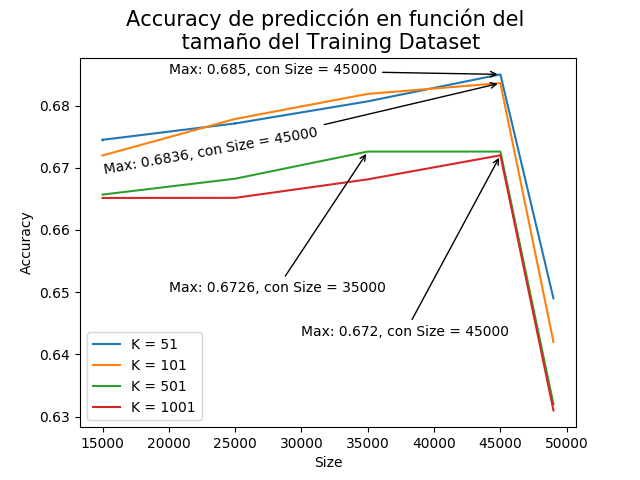

Write Python code to recreate this figure.
import csv
import sys
import matplotlib.pyplot as plt
import os
import numpy as np

get_real_label = {}
with open('../../datos/imdb_dataset.csv', 'r') as csvfile:
  spamreader = csv.DictReader(csvfile, delimiter=',')
  for row in spamreader:
    get_real_label[row['index']] = row['label']


def get_accuracy(path):
  with open(path, 'r') as csvfile:
    spamreader = csv.DictReader(csvfile, delimiter=',')

    tp = tn = ammount = 0.0
    for row in spamreader:
      label = get_real_label[row['id']]
      ammount+=1

      if (row['label'] == 'pos') and (label == 'pos'):
        tp+=1

      if (row['label'] == 'neg') and (label == 'neg'):
        tn+=1

    return (tp + tn) / ammount


path = '../../ejecucion/outputs/con_pca/train_size/classif/'
results = []
for filename in os.listdir(path):
  k = int(filename[0:-4][9:].split('_size')[0])
  size = int(filename[0:-4][9:].split('_size')[1].split('_')[0])
  accuracy = get_accuracy(path + filename)  
  results.append({'k':k, 'size':size, 'accuracy':accuracy})

## K = 51
plotA = []
for e in results:
  if e['k'] == 51:
    plotA.append((e['size'], e['accuracy']))

plotA.sort(key=lambda e: e[0])

## K = 101
plotB = []
for e in results:
  if e['k'] == 101:
    plotB.append((e['size'], e['accuracy']))

plotB.sort(key=lambda e: e[0])

## K = 501
plotC = []
for e in results:
  if e['k'] == 501:
    plotC.append((e['size'], e['accuracy']))

plotC.sort(key=lambda e: e[0])

## K = 1001
plotD = []
for e in results:
  if e['k'] == 1001:
    plotD.append((e['size'], e['accuracy']))

plotD.sort(key=lambda e: e[0])

plt.plot(*zip(*plotA), label='K = 51')

m = max(plotA, key=lambda e : e[1])

plt.annotate('Max: ' + str(m[1]) + ', con Size = ' + str(m[0]), xy=(m[0], m[1]), xytext=(20000, m[1]),
              arrowprops=dict(facecolor='red', arrowstyle='->'),
            )

plt.plot(*zip(*plotB), label='K = 101')

m = max(plotB, key=lambda e : e[1])

plt.annotate('Max: ' + str(m[1]) + ', con Size = ' + str(m[0]), xy=(m[0], m[1]), xytext=(15000, 0.675),
              arrowprops=dict(facecolor='red', arrowstyle='->'), rotation=10
            )

plt.plot(*zip(*plotC), label='K = 501')

m = max(plotC, key=lambda e : e[1])

plt.annotate('Max: ' + str(m[1]) + ', con Size = ' + str(m[0]), xy=(m[0], m[1]), xytext=(20000, 0.65),
              arrowprops=dict(facecolor='red', arrowstyle='->'),
            )

plt.plot(*zip(*plotD), label='K = 1001')

m = max(plotD, key=lambda e : e[1])

plt.annotate('Max: ' + str(m[1]) + ', con Size = ' + str(m[0]), xy=(m[0], m[1]), xytext=(30000, 0.643),
              arrowprops=dict(facecolor='red', arrowstyle='->'),
            )


plt.title('Accuracy de predicción en función del \n tamaño del Training Dataset', fontsize=15)
plt.ylabel('Accuracy')
plt.xlabel('Size')
plt.legend()
plt.savefig('graph_pca_vs_train_accuracy.png')
